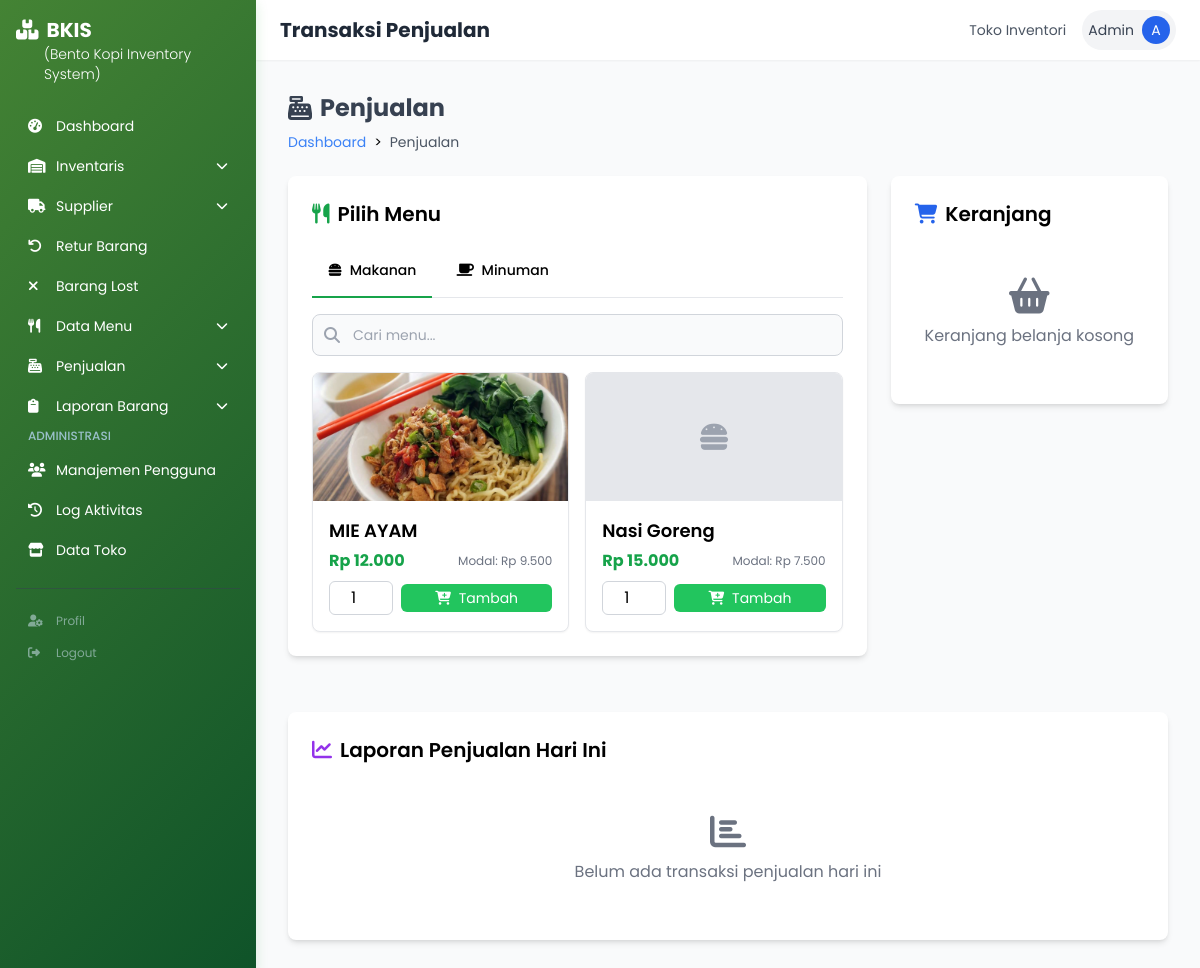
Before: /penjualan.php (signed in) with the older database file.
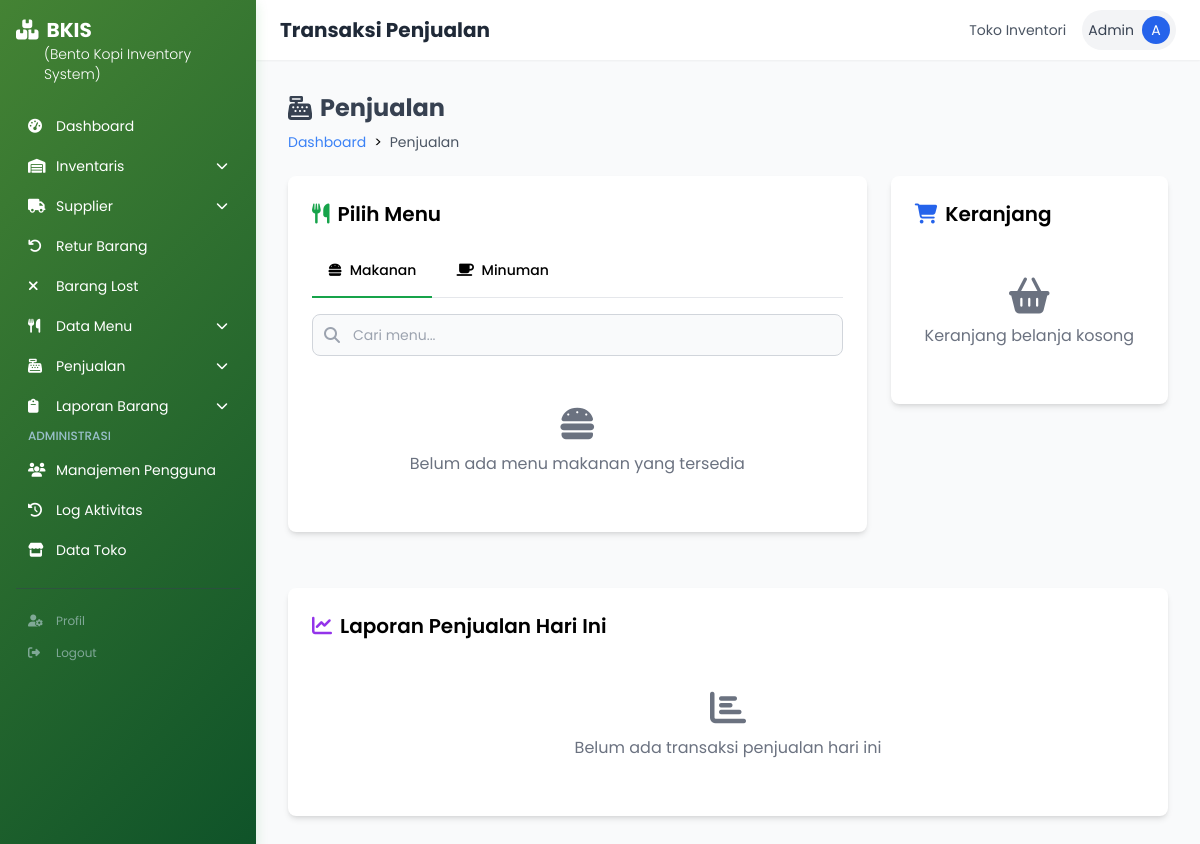
After: the same page with the newer database file.
### tables this page shows
CREATE TABLE `menu` (
  `id_menu` int(11) NOT NULL,
  `nama_menu` varchar(100) NOT NULL,
  `kategori` enum('makanan','minuman') NOT NULL,
  `harga` decimal(10,2) NOT NULL,
  `bahan` text NOT NULL,
  `deskripsi` text DEFAULT NULL,
  `foto` varchar(255) DEFAULT NULL,
  `created_at` timestamp NOT NULL DEFAULT current_timestamp(),
  `updated_at` timestamp NOT NULL DEFAULT current_timestamp() ON UPDATE current_timestamp(),
  `status` varchar(20) DEFAULT 'available',
  `harga_modal` decimal(10,2) DEFAULT 0.00,
  `keuntungan` decimal(10,2) DEFAULT 0.00
);

### penjualan.php (the view, shortened to what the changed rows need)
<?php
require_once 'includes/header.php';
require_once 'role_permission_check.php';
function formatRupiah($angka) {
    return 'Rp ' . number_format($angka, 0, ',', '.');
}
$menu_makanan = [];
$query_makanan = "SELECT * FROM menu WHERE kategori = 'makanan' AND status = 'available' ORDER BY nama_menu";
$result_makanan = $conn->query($query_makanan);
if ($result_makanan && $result_makanan->num_rows > 0) {
    while ($row = $result_makanan->fetch_assoc()) {
        $menu_makanan[] = $row;
    }
}
?>
<div class="ml-17 p-2">
    <div class="mb-6">
        <h1 class="text-2xl font-bold text-gray-700 flex items-center">
            <i class="fas fa-cash-register mr-2"></i> Penjualan
        </h1>
    </div>
    <div class="grid grid-cols-1 lg:grid-cols-3 gap-6">
        <div class="lg:col-span-2">
            <div class="bg-white rounded-lg shadow-md p-6 mb-6">
                <h2 class="text-xl font-semibold mb-4 flex items-center">
                    <i class="fas fa-utensils mr-2 text-green-600"></i> Pilih Menu
                </h2>
                <div>
                    <div id="makanan-tab" class="tab-content active">
                        <?php if (empty($menu_makanan)): ?>
                        <div class="text-center py-8 text-gray-500">
                            <i class="fas fa-hamburger text-4xl mb-2"></i>
                            <p>Belum ada menu makanan yang tersedia</p>
                        </div>
                        <?php else: ?>
                        <div class="grid grid-cols-1 md:grid-cols-2 lg:grid-cols-2 xl:grid-cols-3 gap-4">
                            <?php foreach ($menu_makanan as $menu): ?>
                            <div class="menu-item bg-white border border-gray-200 rounded-lg shadow-sm overflow-hidden hover:shadow-md transition-shadow duration-300">
                                <?php if (!empty($menu['foto']) && file_exists('uploads/menu/' . $menu['foto'])): ?>
                                <img src="uploads/menu/<?= $menu['foto'] ?>" alt="<?= htmlspecialchars($menu['nama_menu']) ?>" class="w-full h-32 object-cover">
                                <?php else: ?>
                                <div class="w-full h-32 bg-gray-200 flex items-center justify-center">
                                    <i class="fas fa-hamburger text-gray-400 text-3xl"></i>
                                </div>
                                <?php endif; ?>
                                <div class="p-4">
                                    <h3 class="menu-name text-lg font-semibold mb-1"><?= htmlspecialchars($menu['nama_menu']) ?></h3>
                                    <div class="flex justify-between items-center mb-2">
                                        <span class="text-green-600 font-bold"><?= formatRupiah($menu['harga']) ?></span>
                                        <span class="text-xs text-gray-500">Modal: <?= formatRupiah($menu['harga_modal']) ?></span>
                                    </div>
                                    <form method="POST" action="<?= $_SERVER['PHP_SELF'] ?>" class="mt-2">
                                        <div class="flex items-center">
                                            <input type="number" name="quantity" value="1" min="1" class="w-16 px-2 py-1 border border-gray-300 rounded-md text-center mr-2">
                                            <button type="submit" name="add_to_cart" class="flex-grow bg-green-500 hover:bg-green-600 text-white py-1 px-3 rounded-md text-sm transition-colors duration-200">
                                                <i class="fas fa-cart-plus mr-1"></i> Tambah
                                            </button>
                                        </div>
                                    </form>
                                </div>
                            </div>
                            <?php endforeach; ?>
                        </div>
                        <?php endif; ?>
                    </div>
                </div>
            </div>
        </div>
        <div class="lg:col-span-1">
            <div class="bg-white rounded-lg shadow-md p-6 sticky top-4">
                <h2 class="text-xl font-semibold mb-4 flex items-center">
                    <i class="fas fa-shopping-cart mr-2 text-blue-600"></i> Keranjang
                </h2>
            </div>
        </div>
    </div>
    <div class="mt-8">
        <div class="bg-white rounded-lg shadow-md p-6">
            <h2 class="text-xl font-semibold mb-4 flex items-center">
                <i class="fas fa-chart-line mr-2 text-purple-600"></i> Laporan Penjualan Hari Ini
            </h2>
        </div>
    </div>
</div>
<?php require_once 'includes/footer.php'; ?>

Changed rows visible on the page:
removed menu: foto (picture), nama_menu "MIE AYAM", harga "Rp 12.000", harga_modal "Rp 9.500"
removed menu: nama_menu "Nasi Goreng", harga "Rp 15.000", harga_modal "Rp 7.500"
Other visible differences:
text now shown: "Belum ada menu makanan yang tersedia"
